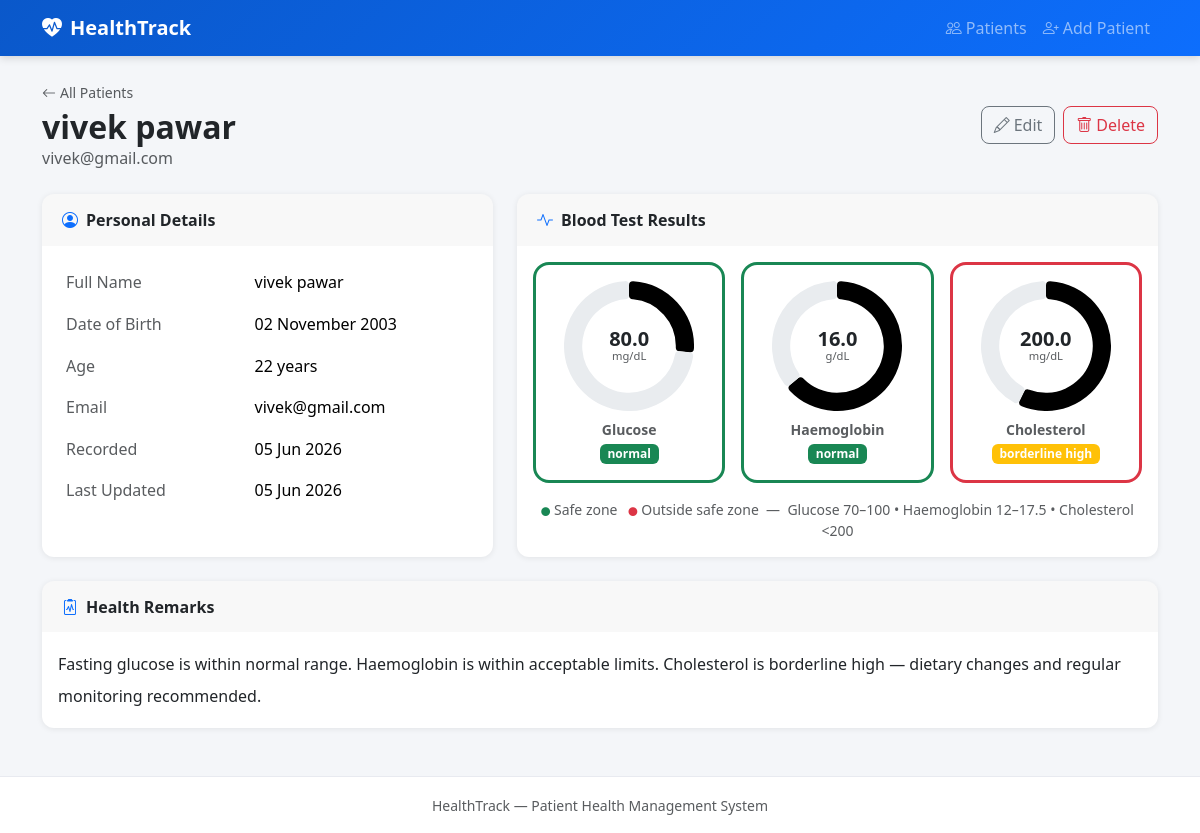
Page /patient/2 on the committed database.
### app.py (models this page shows)
class Patient(db.Model):
    id = db.Column(db.Integer, primary_key=True)
    full_name = db.Column(db.String(100), nullable=False)
    date_of_birth = db.Column(db.Date, nullable=False)
    email = db.Column(db.String(120), nullable=False, unique=True)
    glucose = db.Column(db.Float, nullable=False)
    haemoglobin = db.Column(db.Float, nullable=False)
    cholesterol = db.Column(db.Float, nullable=False)
    remarks = db.Column(db.Text)
    created_at = db.Column(db.DateTime, default=datetime.utcnow)
    updated_at = db.Column(db.DateTime, default=datetime.utcnow, onupdate=datetime.utcnow)
    @property
    def age(self):
        today = date.today()
        return today.year - self.date_of_birth.year - (
            (today.month, today.day) < (self.date_of_birth.month, self.date_of_birth.day)
        )
    @property
    def glucose_status(self):
        if self.glucose < 70:
            return 'low', 'danger'
        elif self.glucose <= 100:
            return 'normal', 'success'
        elif self.glucose <= 125:
            return 'pre-diabetic', 'warning'
        return 'high', 'danger'
    @property
    def haemoglobin_status(self):
        if self.haemoglobin < 12:
            return 'low (anaemia risk)', 'danger'
        elif self.haemoglobin <= 17.5:
            return 'normal', 'success'
        return 'high', 'warning'
    @property
    def cholesterol_status(self):
        if self.cholesterol < 200:
            return 'desirable', 'success'
        elif self.cholesterol <= 239:
            return 'borderline high', 'warning'
        return 'high', 'danger'

### app.py (the view)
@app.route('/patient/<int:id>')
def view_patient(id):
    patient = Patient.query.get_or_404(id)
    return render_template('view.html', patient=patient)

### templates/view.html (shortened to what this page needs)
{% extends 'base.html' %}
{% block content %}
{% set g_label, g_color = patient.glucose_status %}
{% set h_label, h_color = patient.haemoglobin_status %}
{% set c_label, c_color = patient.cholesterol_status %}
{% set g_border = 'success' if g_color == 'success' else 'danger' %}
{% set h_border = 'success' if h_color == 'success' else 'danger' %}
{% set c_border = 'success' if c_color == 'success' else 'danger' %}
<div class="d-flex align-items-center justify-content-between mb-4">
  <div>
    <a href="{{ url_for('index') }}" class="text-muted text-decoration-none small">
      <i class="bi bi-arrow-left me-1"></i>All Patients
    </a>
    <h2 class="fw-bold mb-0 mt-1">{{ patient.full_name }}</h2>
    <span class="text-muted">{{ patient.email }}</span>
  </div>
  <div class="d-flex gap-2">
    <a href="{{ url_for('edit_patient', id=patient.id) }}" class="btn btn-outline-secondary">
      <i class="bi bi-pencil me-1"></i>Edit
    </a>
    <form method="post" action="{{ url_for('delete_patient', id=patient.id) }}" onsubmit="return confirmDelete()">
      <button type="submit" class="btn btn-outline-danger">
        <i class="bi bi-trash me-1"></i>Delete
      </button>
    </form>
  </div>
</div>
<div class="row g-4">
  <div class="col-md-5">
    <div class="card h-100">
      <div class="card-header fw-semibold">
        <i class="bi bi-person-circle me-2 text-primary"></i>Personal Details
      </div>
      <div class="card-body">
        <table class="table table-borderless mb-0">
          <tbody>
            <tr>
              <td class="text-muted" style="width:45%">Full Name</td>
              <td class="fw-medium">{{ patient.full_name }}</td>
            </tr>
            <tr>
              <td class="text-muted">Date of Birth</td>
              <td>{{ patient.date_of_birth.strftime('%d %B %Y') }}</td>
            </tr>
            <tr>
              <td class="text-muted">Age</td>
              <td>{{ patient.age }} years</td>
            </tr>
            <tr>
              <td class="text-muted">Email</td>
              <td>{{ patient.email }}</td>
            </tr>
            <tr>
              <td class="text-muted">Recorded</td>
              <td>{{ patient.created_at.strftime('%d %b %Y') }}</td>
            </tr>
            {% if patient.updated_at and patient.updated_at != patient.created_at %}
            <tr>
              <td class="text-muted">Last Updated</td>
              <td>{{ patient.updated_at.strftime('%d %b %Y') }}</td>
            </tr>
            {% endif %}
          </tbody>
        </table>
      </div>
    </div>
  </div>
  <div class="col-md-7">
    <div class="card h-100">
      <div class="card-header fw-semibold">
        <i class="bi bi-activity me-2 text-primary"></i>Blood Test Results
      </div>
      <div class="card-body d-flex flex-column justify-content-between">
        <div class="row g-3 justify-content-center">
          <div class="col-sm-4 text-center">
            <div class="donut-card border border-3 border-{{ g_border }} rounded-4 p-3">
              <div class="donut-wrap position-relative mx-auto" style="width:130px;height:130px;">
                <canvas id="chartGlucose"></canvas>
                <div class="donut-center position-absolute top-50 start-50 translate-middle text-center">
                  <div class="fw-bold fs-5 lh-1">{{ patient.glucose }}</div>
                  <div class="x-small text-muted">mg/dL</div>
                </div>
              </div>
              <div class="mt-2 small text-muted fw-semibold">Glucose</div>
              <span class="badge bg-{{ g_color }} mt-1">{{ g_label }}</span>
            </div>
          </div>
          <div class="col-sm-4 text-center">
            <div class="donut-card border border-3 border-{{ h_border }} rounded-4 p-3">
              <div class="donut-wrap position-relative mx-auto" style="width:130px;height:130px;">
                <canvas id="chartHaemoglobin"></canvas>
                <div class="donut-center position-absolute top-50 start-50 translate-middle text-center">
                  <div class="fw-bold fs-5 lh-1">{{ patient.haemoglobin }}</div>
                  <div class="x-small text-muted">g/dL</div>
                </div>
              </div>
              <div class="mt-2 small text-muted fw-semibold">Haemoglobin</div>
              <span class="badge bg-{{ h_color }} mt-1">{{ h_label }}</span>
            </div>
          </div>
          <div class="col-sm-4 text-center">
            <div class="donut-card border border-3 border-{{ c_border }} rounded-4 p-3">
              <div class="donut-wrap position-relative mx-auto" style="width:130px;height:130px;">
                <canvas id="chartCholesterol"></canvas>
                <div class="donut-center position-absolute top-50 start-50 translate-middle text-center">
                  <div class="fw-bold fs-5 lh-1">{{ patient.cholesterol }}</div>
                  <div class="x-small text-muted">mg/dL</div>
                </div>
              </div>
              <div class="mt-2 small text-muted fw-semibold">Cholesterol</div>
              <span class="badge bg-{{ c_color }} mt-1">{{ c_label }}</span>
            </div>
          </div>
        </div>
        <div class="mt-3 small text-muted text-center">
          <i class="bi bi-circle-fill text-success me-1" style="font-size:.55rem"></i>Safe zone &nbsp;
          <i class="bi bi-circle-fill text-danger me-1" style="font-size:.55rem"></i>Outside safe zone &nbsp;&mdash;&nbsp;
          Glucose 70–100 &bull; Haemoglobin 12–17.5 &bull; Cholesterol &lt;200
        </div>
      </div>
    </div>
  </div>
  {% if patient.remarks %}
  <div class="col-12">
    <div class="card">
      <div class="card-header fw-semibold">
        <i class="bi bi-clipboard2-pulse me-2 text-primary"></i>Health Remarks
      </div>
      <div class="card-body">
        <p class="mb-0 lh-lg">{{ patient.remarks }}</p>
      </div>
    </div>
  </div>
  {% endif %}
</div>
{% endblock %}
{% block scripts %}
<script>
function confirmDelete() {
  return confirm('Delete this patient record? This cannot be undone.');
}
const COLOR = {
  success: '#198754',
  warning: '#fd7e14',
  danger:  '#dc3545',
  track:   '#e9ecef'
};
function buildDonut(id, value, maxVal, colorKey) {
  const capped = Math.min(value, maxVal);
  const ctx = document.getElementById(id).getContext('2d');
  new Chart(ctx, {
    type: 'doughnut',
    data: {
      datasets: [{
        data: [capped, maxVal - capped],
        backgroundColor: [COLOR[colorKey], COLOR.track],
        borderWidth: 0,
        borderRadius: 4
      }]
    },
    options: {
      cutout: '72%',
      animation: { animateRotate: true, duration: 900 },
      plugins: { legend: { display: false }, tooltip: { enabled: false } },
      events: []
    }
  });
}
// Glucose: display max 300 mg/dL
buildDonut('chartGlucose', {{ patient.glucose }}, 300, '{{ g_color }}');
// Haemoglobin: display max 25 g/dL
buildDonut('chartHaemoglobin', {{ patient.haemoglobin }}, 25, '{{ h_color }}');
// Cholesterol: display max 350 mg/dL
buildDonut('chartCholesterol', {{ patient.cholesterol }}, 350, '{{ c_color }}');
</script>
{% endblock %}

### static/css/style.css (style rules this page uses)
:root { --primary: #0d6efd; --bg: #f4f6f9; }
body { background-color: var(--bg); font-family: 'Segoe UI', system-ui, sans-serif; }
.card { border: none; border-radius: 12px; box-shadow: 0 1px 6px rgba(0,0,0,.08); }
.card-header { border-radius: 12px 12px 0 0 !important; border-bottom: none; padding: .85rem 1.25rem; }
.btn { border-radius: 8px; font-weight: 500; }
.table td { padding: .55rem .5rem; vertical-align: middle; }
.donut-card { background: #fff; transition: box-shadow .2s, transform .2s; }
.donut-center { pointer-events: none; line-height: 1.2; }
.x-small { font-size: .7rem; }

### rows in the picture
Patient: full_name "vivek pawar", email "vivek@gmail.com", date_of_birth "02 November 2003", age "22", created_at "05 Jun 2026", updated_at "05 Jun 2026", remarks "Fasting glucose is within normal range. Haemoglobin is within acceptable limits. Cholesterol is borderline high — dietary changes and regular monitoring recommended."

### other values in the picture
{{ g_label }} "normal"
{{ h_label }} "normal"
{{ c_label }} "borderline high"
chart data {{ patient.glucose }} 80.0
chart data {{ patient.haemoglobin }} 16.0
